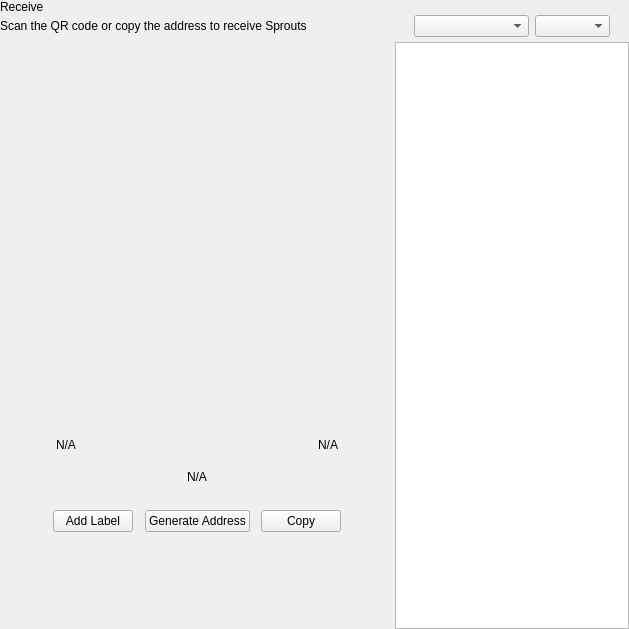
<?xml version="1.0" encoding="UTF-8"?>
<ui version="4.0">
 <class>ReceiveWidget</class>
 <widget class="QWidget" name="ReceiveWidget">
  <property name="geometry">
   <rect>
    <x>0</x>
    <y>0</y>
    <width>629</width>
    <height>629</height>
   </rect>
  </property>
  <property name="minimumSize">
   <size>
    <width>0</width>
    <height>0</height>
   </size>
  </property>
  <property name="windowTitle">
   <string>Form</string>
  </property>
  <layout class="QHBoxLayout" name="horizontalLayout_2" stretch="2,1">
   <property name="spacing">
    <number>0</number>
   </property>
   <property name="leftMargin">
    <number>0</number>
   </property>
   <property name="topMargin">
    <number>0</number>
   </property>
   <property name="rightMargin">
    <number>0</number>
   </property>
   <property name="bottomMargin">
    <number>0</number>
   </property>
   <item>
    <widget class="QWidget" name="left" native="true">
     <layout class="QVBoxLayout" name="verticalLayout_3">
      <property name="leftMargin">
       <number>0</number>
      </property>
      <property name="topMargin">
       <number>0</number>
      </property>
      <property name="rightMargin">
       <number>0</number>
      </property>
      <property name="bottomMargin">
       <number>0</number>
      </property>
      <item>
       <layout class="QVBoxLayout" name="verticalLayout_2">
        <property name="spacing">
         <number>0</number>
        </property>
        <property name="leftMargin">
         <number>0</number>
        </property>
        <item>
         <layout class="QHBoxLayout" name="horizontalLayout_3">
          <property name="spacing">
           <number>0</number>
          </property>
          <item>
           <layout class="QVBoxLayout" name="verticalLayout_4">
            <property name="spacing">
             <number>5</number>
            </property>
            <item>
             <widget class="QLabel" name="labelTitle">
              <property name="text">
               <string>Receive</string>
              </property>
             </widget>
            </item>
            <item alignment="Qt::AlignTop">
             <widget class="QLabel" name="labelSubtitle1">
              <property name="text">
               <string>Scan the QR code or copy the address to receive Sprouts</string>
              </property>
             </widget>
            </item>
           </layout>
          </item>
          <item>
           <spacer name="horizontalSpacer">
            <property name="orientation">
             <enum>Qt::Horizontal</enum>
            </property>
            <property name="sizeHint" stdset="0">
             <size>
              <width>40</width>
              <height>20</height>
             </size>
            </property>
           </spacer>
          </item>
         </layout>
        </item>
        <item>
         <spacer name="verticalSpacer_2">
          <property name="orientation">
           <enum>Qt::Vertical</enum>
          </property>
          <property name="sizeType">
           <enum>QSizePolicy::Expanding</enum>
          </property>
          <property name="sizeHint" stdset="0">
           <size>
            <width>20</width>
            <height>50</height>
           </size>
          </property>
         </spacer>
        </item>
        <item alignment="Qt::AlignHCenter">
         <widget class="QWidget" name="layoutQR" native="true">
          <property name="maximumSize">
           <size>
            <width>510</width>
            <height>16777215</height>
           </size>
          </property>
          <layout class="QVBoxLayout" name="verticalLayoutQr">
           <item>
            <spacer name="verticalSpacer11">
             <property name="orientation">
              <enum>Qt::Vertical</enum>
             </property>
             <property name="sizeType">
              <enum>QSizePolicy::Fixed</enum>
             </property>
             <property name="sizeHint" stdset="0">
              <size>
               <width>20</width>
               <height>20</height>
              </size>
             </property>
            </spacer>
           </item>
           <item alignment="Qt::AlignHCenter">
            <widget class="QLabel" name="labelQrImg">
             <property name="minimumSize">
              <size>
               <width>260</width>
               <height>260</height>
              </size>
             </property>
             <property name="maximumSize">
              <size>
               <width>260</width>
               <height>260</height>
              </size>
             </property>
             <property name="text">
              <string/>
             </property>
             <property name="alignment">
              <set>Qt::AlignCenter</set>
             </property>
            </widget>
           </item>
           <item>
            <spacer name="verticalSpacer_21">
             <property name="orientation">
              <enum>Qt::Vertical</enum>
             </property>
             <property name="sizeType">
              <enum>QSizePolicy::Fixed</enum>
             </property>
             <property name="sizeHint" stdset="0">
              <size>
               <width>20</width>
               <height>30</height>
              </size>
             </property>
            </spacer>
           </item>
           <item>
            <widget class="QWidget" name="widget" native="true">
             <property name="minimumSize">
              <size>
               <width>0</width>
               <height>0</height>
              </size>
             </property>
             <layout class="QHBoxLayout" name="horizontalLayout_5">
              <item>
               <widget class="QLabel" name="labelLabel">
                <property name="text">
                 <string notr="true">N/A</string>
                </property>
               </widget>
              </item>
              <item>
               <spacer name="horizontalSpacer_2">
                <property name="orientation">
                 <enum>Qt::Horizontal</enum>
                </property>
                <property name="sizeHint" stdset="0">
                 <size>
                  <width>141</width>
                  <height>20</height>
                 </size>
                </property>
               </spacer>
              </item>
              <item>
               <widget class="QLabel" name="labelDate">
                <property name="text">
                 <string notr="true">N/A</string>
                </property>
                <property name="alignment">
                 <set>Qt::AlignRight|Qt::AlignTrailing|Qt::AlignVCenter</set>
                </property>
               </widget>
              </item>
             </layout>
            </widget>
           </item>
           <item>
            <widget class="QLabel" name="labelAddress">
             <property name="sizePolicy">
              <sizepolicy hsizetype="Expanding" vsizetype="Preferred">
               <horstretch>0</horstretch>
               <verstretch>0</verstretch>
              </sizepolicy>
             </property>
             <property name="minimumSize">
              <size>
               <width>300</width>
               <height>0</height>
              </size>
             </property>
             <property name="text">
              <string notr="true">N/A</string>
             </property>
             <property name="alignment">
              <set>Qt::AlignCenter</set>
             </property>
            </widget>
           </item>
           <item>
            <spacer name="verticalSpacer_4">
             <property name="orientation">
              <enum>Qt::Vertical</enum>
             </property>
             <property name="sizeType">
              <enum>QSizePolicy::Fixed</enum>
             </property>
             <property name="sizeHint" stdset="0">
              <size>
               <width>20</width>
               <height>20</height>
              </size>
             </property>
            </spacer>
           </item>
           <item>
            <layout class="QHBoxLayout" name="horizontalLayout_4">
             <item alignment="Qt::AlignHCenter">
              <widget class="QPushButton" name="pushButtonLabel">
               <property name="focusPolicy">
                <enum>Qt::NoFocus</enum>
               </property>
               <property name="text">
                <string>Add Label</string>
               </property>
              </widget>
             </item>
             <item alignment="Qt::AlignHCenter">
              <widget class="QPushButton" name="pushButtonNewAddress">
               <property name="focusPolicy">
                <enum>Qt::NoFocus</enum>
               </property>
               <property name="text">
                <string>Generate Address</string>
               </property>
              </widget>
             </item>
             <item alignment="Qt::AlignHCenter">
              <widget class="QPushButton" name="pushButtonCopy">
               <property name="focusPolicy">
                <enum>Qt::NoFocus</enum>
               </property>
               <property name="text">
                <string>Copy</string>
               </property>
              </widget>
             </item>
            </layout>
           </item>
           <item>
            <spacer name="verticalSpacer_3">
             <property name="orientation">
              <enum>Qt::Vertical</enum>
             </property>
             <property name="sizeType">
              <enum>QSizePolicy::Expanding</enum>
             </property>
             <property name="sizeHint" stdset="0">
              <size>
               <width>20</width>
               <height>20</height>
              </size>
             </property>
            </spacer>
           </item>
          </layout>
         </widget>
        </item>
        <item>
         <spacer name="verticalSpacer">
          <property name="orientation">
           <enum>Qt::Vertical</enum>
          </property>
          <property name="sizeHint" stdset="0">
           <size>
            <width>20</width>
            <height>40</height>
           </size>
          </property>
         </spacer>
        </item>
       </layout>
      </item>
     </layout>
    </widget>
   </item>
   <item>
    <widget class="QWidget" name="right" native="true">
     <layout class="QVBoxLayout" name="verticalLayout_5">
      <property name="spacing">
       <number>0</number>
      </property>
      <property name="leftMargin">
       <number>1</number>
      </property>
      <property name="topMargin">
       <number>0</number>
      </property>
      <property name="rightMargin">
       <number>0</number>
      </property>
      <property name="bottomMargin">
       <number>0</number>
      </property>
      <item>
       <layout class="QVBoxLayout" name="container_right">
        <property name="spacing">
         <number>0</number>
        </property>
        <property name="leftMargin">
         <number>0</number>
        </property>
        <property name="rightMargin">
         <number>0</number>
        </property>
        <item>
         <layout class="QVBoxLayout" name="verticalLayout">
          <property name="spacing">
           <number>6</number>
          </property>
          <property name="leftMargin">
           <number>19</number>
          </property>
          <property name="rightMargin">
           <number>19</number>
          </property>
          <item>
           <widget class="OptionButton" name="btnRequest" native="true"/>
          </item>
          <item>
           <widget class="OptionButton" name="btnMyAddresses" native="true">
            <property name="sizePolicy">
             <sizepolicy hsizetype="Preferred" vsizetype="Minimum">
              <horstretch>0</horstretch>
              <verstretch>0</verstretch>
             </sizepolicy>
            </property>
           </widget>
          </item>
         </layout>
        </item>
        <item>
         <widget class="QWidget" name="sortWidget" native="true">
          <layout class="QHBoxLayout" name="horizontalLayout_6">
           <property name="leftMargin">
            <number>19</number>
           </property>
           <property name="rightMargin">
            <number>19</number>
           </property>
           <property name="bottomMargin">
            <number>5</number>
           </property>
           <item>
            <spacer name="horizontalSpacer_3">
             <property name="orientation">
              <enum>Qt::Horizontal</enum>
             </property>
             <property name="sizeHint" stdset="0">
              <size>
               <width>40</width>
               <height>20</height>
              </size>
             </property>
            </spacer>
           </item>
           <item>
            <widget class="QComboBox" name="comboBoxSort">
             <property name="sizePolicy">
              <sizepolicy hsizetype="Preferred" vsizetype="Fixed">
               <horstretch>0</horstretch>
               <verstretch>0</verstretch>
              </sizepolicy>
             </property>
             <property name="minimumSize">
              <size>
               <width>115</width>
               <height>0</height>
              </size>
             </property>
            </widget>
           </item>
           <item>
            <widget class="QComboBox" name="comboBoxSortOrder">
             <property name="sizePolicy">
              <sizepolicy hsizetype="Preferred" vsizetype="Fixed">
               <horstretch>0</horstretch>
               <verstretch>0</verstretch>
              </sizepolicy>
             </property>
             <property name="minimumSize">
              <size>
               <width>75</width>
               <height>0</height>
              </size>
             </property>
            </widget>
           </item>
          </layout>
         </widget>
        </item>
        <item>
         <widget class="QListView" name="listViewAddress"/>
        </item>
       </layout>
      </item>
     </layout>
    </widget>
   </item>
  </layout>
 </widget>
 <customwidgets>
  <customwidget>
   <class>OptionButton</class>
   <extends>QWidget</extends>
   <header>qt/pivx/optionbutton.h</header>
   <container>1</container>
  </customwidget>
 </customwidgets>
 <resources/>
 <connections/>
</ui>
